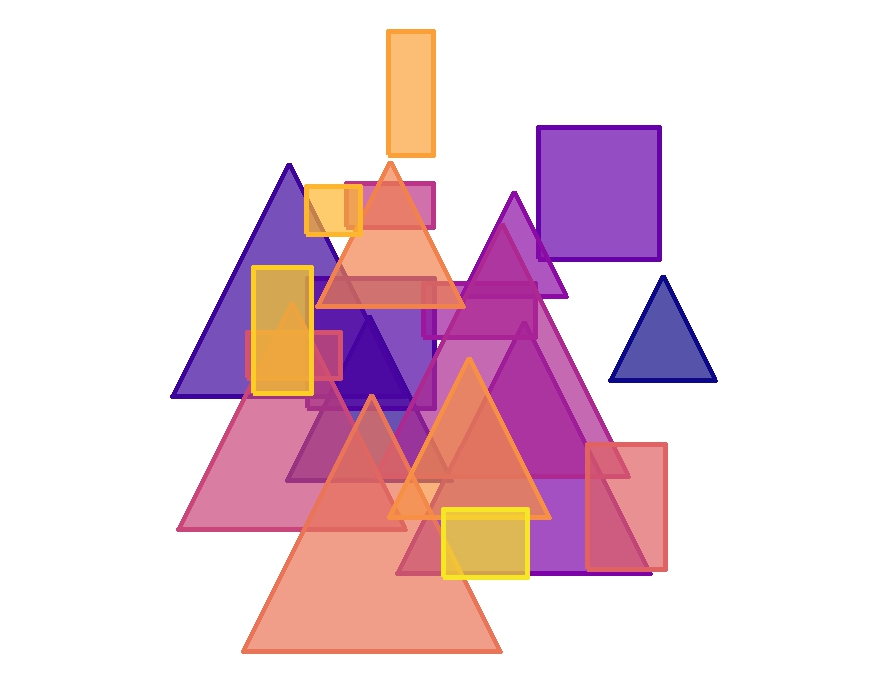

Write R code to recreate this figure.
# Load necessary libraries
library(ggplot2)
library(viridis)

# Function to generate abstract geometric patterns (rectangles, triangles, etc.)
generate_geometric_shapes <- function(n_shapes) {
  shapes <- lapply(1:n_shapes, function(i) {
    shape_type <- sample(c("rectangle", "triangle"), 1)  # Randomly choose shape type
    x_center <- runif(1, min = -10, max = 10)
    y_center <- runif(1, min = -10, max = 10)
    
    if (shape_type == "rectangle") {
      width <- runif(1, min = 1, max = 6)  # Increased range for more variation
      height <- runif(1, min = 1, max = 6)
      x <- c(x_center - width / 2, x_center + width / 2, x_center + width / 2, x_center - width / 2)
      y <- c(y_center - height / 2, y_center - height / 2, y_center + height / 2, y_center + height / 2)
    } else {
      size <- runif(1, min = 2, max = 6)  # Increased range for more variation
      x <- c(x_center, x_center + size, x_center - size)
      y <- c(y_center + size, y_center - size, y_center - size)
    }
    
    data.frame(x = x, y = y, group = i, shape = shape_type)
  })
  
  do.call(rbind, shapes)
}

# Generate a moderate number of abstract geometric shapes
shape_data <- generate_geometric_shapes(n_shapes = 20)  # Reduced number of shapes

# Create a brighter color for each shape using a brighter viridis palette
shape_data$color <- viridis::viridis(n = nrow(shape_data), option = "C")

# Plot the abstract map art using ggplot2
ggplot(shape_data, aes(x = x, y = y, group = group)) +
  geom_polygon(aes(fill = color, color = color), size = 1.5, alpha = 0.7) +  # Draw geometric shapes with unique colors
  scale_fill_identity() +  # Use the assigned colors directly
  scale_color_identity() + # Use the assigned colors directly
  coord_fixed() +
  theme_void() +
  theme(
    plot.margin = margin(0, 0, 0, 0),
    panel.border = element_blank(),  # Remove the boundary
    legend.position = "none"         # Remove the legend
  )
